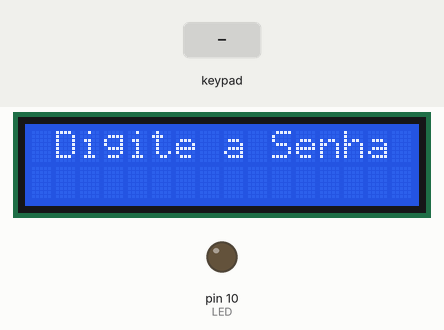
A sketch run on a simulated Arduino Uno, built with avr-gcc and run on an emulated ATmega328P. Shown: 16×2 character LCD, output pins drawn as LEDs (lit = HIGH). The test bench sets the inputs (shaded band).

Above: at 3.2 s.
3.3 s: keypad keys 1 9 2 8 # pressed 0.4 s apart
At 6.4 s:
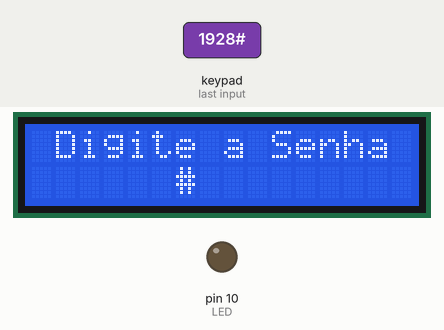
7.1 s: key 'A' pressed
At 7.9 s:
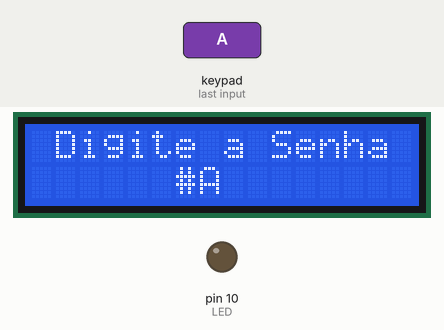
8.6 s: keypad keys 1 9 2 8 * pressed 0.4 s apart
At 11.3 s:
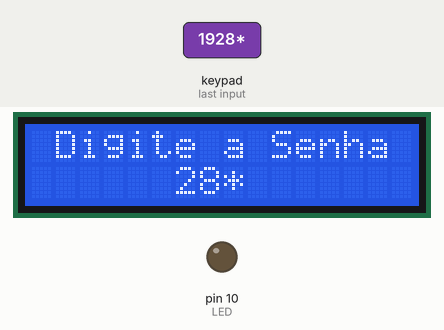
12.1 s: key '1' pressed
At 12.9 s:
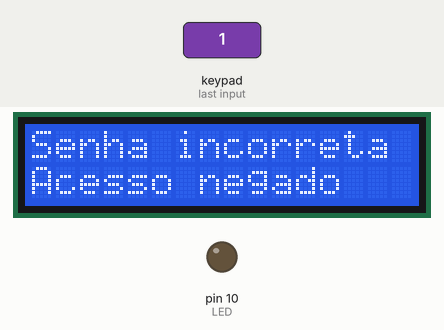
14.6 s: key 'B' pressed
At 15.0 s:
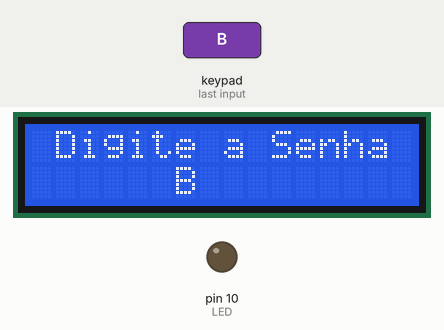
16.1 s: keypad keys 1 9 2 8 A pressed 0.4 s apart
At 19.1 s:
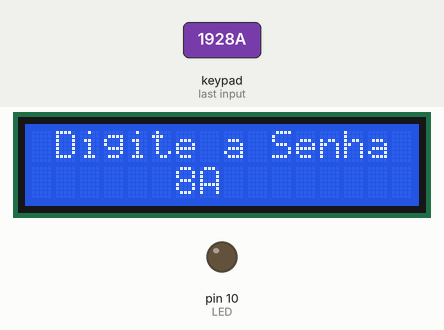
Timing chart, 0 to 20.6 s (numbered marks = the images above; inputs shaded):
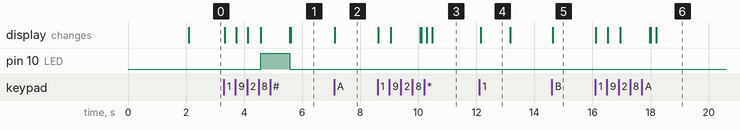

Measured:
- after the input at 3.3 s, pin 10 (LED): LOW → HIGH after 1.3 s, → LOW 1.0 s later; the display: first changes at once (image 1 shows a later state)
- after the input at 7.1 s, the display: changes at once (image 2)
- after the input at 8.6 s, the display: first changes at once (image 3 shows a later state)
- after the input at 12.1 s, the display: changes after 0.06 s (image 4)
- after the input at 14.6 s, the display: changes at once (image 5)
- after the input at 16.1 s, the display: first changes at once (image 6 shows a later state)
- what the display in image 4 shows lasts 1.0 s, from 12.2 s to 13.2 s

The sketch:

Projeto_22_Sistema_Acesso_Teclado.ino
```cpp
#include <Keypad.h>
#include <Wire.h>
#include <LiquidCrystal_I2C.h>

// Display LCD I2C
LiquidCrystal_I2C LCD1(0x26, 2, 1, 0, 4, 5, 6, 7, 3, POSITIVE);

// Configuração do teclado
const byte Linhas = 4;
const byte Colunas = 4;

char matrizTeclado[Linhas][Colunas] = {
  {'1','2','3','A'},
  {'4','5','6','B'},
  {'7','8','9','C'},
  {'*','0','#','D'}
};

byte pinosLinhas[Linhas] = {9, 8, 7, 6};
byte pinosColunas[Colunas] = {5, 4, 3, 2};

Keypad teclado = Keypad(makeKeymap(matrizTeclado), pinosLinhas, pinosColunas, Linhas, Colunas);

const byte LED = 10;

String Senha = "1928";
String NumeroDigitado = "";
byte TamanhoDaSenha = 4;
byte TamanhoDoNumeroDigitado = 0;

void setup() {
  LCD1.begin(16, 2);
  pinMode(LED, OUTPUT);

  LCD1.setCursor(3, 0);
  LCD1.print("Sistema de");
  LCD1.setCursor(5, 1);
  LCD1.print("Acesso");
  delay(2000);
  LCD1.clear();
}

void loop() {
  obtemSenha();
}

void obtemSenha() {
  char tecla = teclado.getKey();

  if (tecla) {
    NumeroDigitado += tecla;
    TamanhoDoNumeroDigitado++;
  }

  LCD1.setCursor(1, 0);
  LCD1.print("Digite a Senha");
  LCD1.setCursor(6, 1);
  LCD1.print(NumeroDigitado);

  if (TamanhoDoNumeroDigitado >= TamanhoDaSenha) {
    if (NumeroDigitado == Senha) {
      senhaCorreta();
    } else {
      senhaErrada();
    }
    TamanhoDoNumeroDigitado = 0;
  }
}

void senhaCorreta() {
  LCD1.clear();
  LCD1.setCursor(0, 0);
  LCD1.print("Senha correta");
  LCD1.setCursor(0, 1);
  LCD1.print("Acesso permitido");
  digitalWrite(LED, HIGH);
  delay(1000);
  digitalWrite(LED, LOW);
  LCD1.clear();
  NumeroDigitado = "";
}

void senhaErrada() {
  LCD1.clear();
  LCD1.setCursor(0, 0);
  LCD1.print("Senha incorreta");
  LCD1.setCursor(0, 1);
  LCD1.print("Acesso negado");
  delay(1000);
  LCD1.clear();
  NumeroDigitado = "";
}
```
